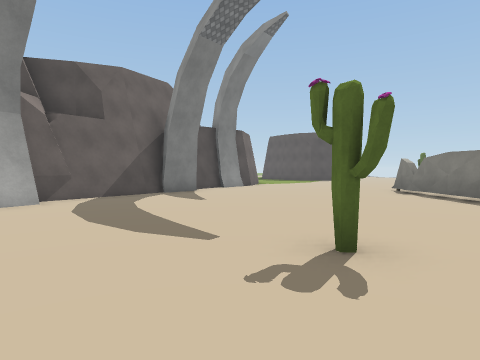
View 1 (above)

24 first-person views from a walk through a scene from a Unity 3-D project. The camera is 1.5 m above the floor, tilts 2° down and sees 75° across. The floor is counted in squares, 2 m on a side. Each view is taken from the middle of a square. On the plan, view 1 faces up. The plan holds only what a view shows up to about 10 squares ahead; the rest is blank. The place goes on beyond the plan. Some surface patterns are stand-ins.

View 2
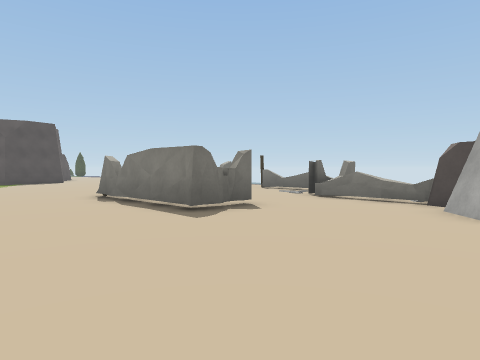

View 3
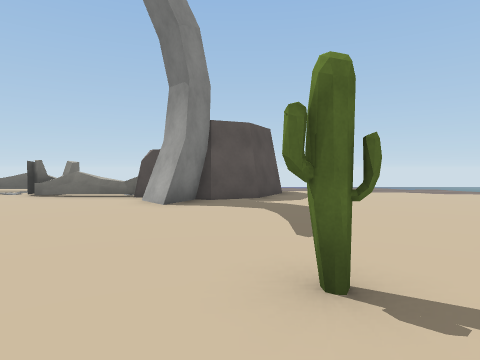

View 4
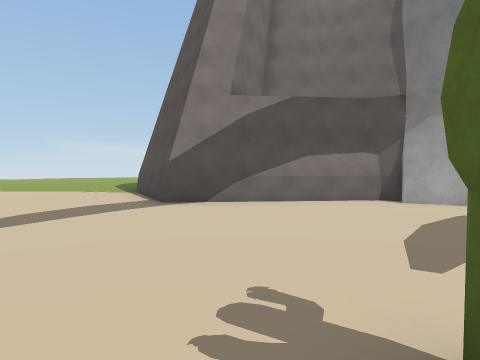

View 5
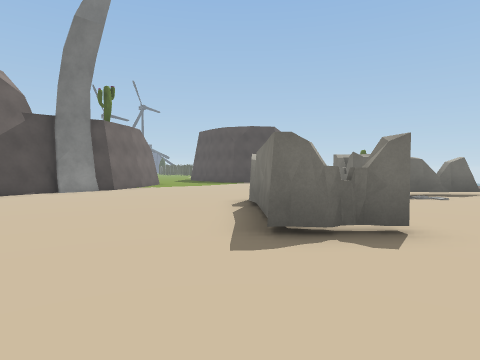

View 6
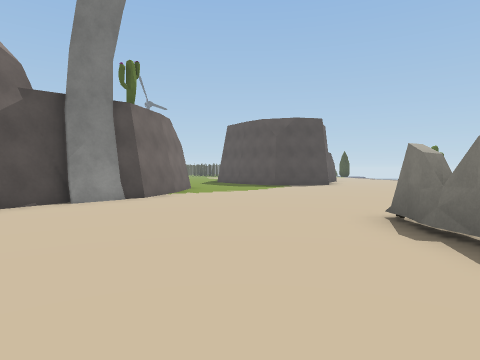

View 7
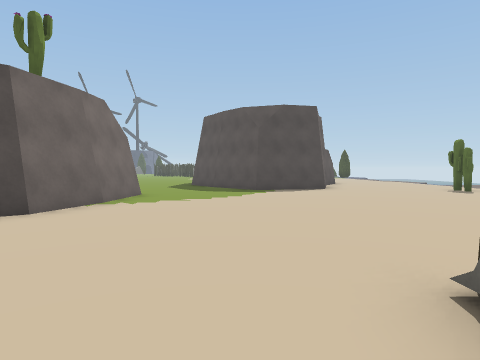

View 8
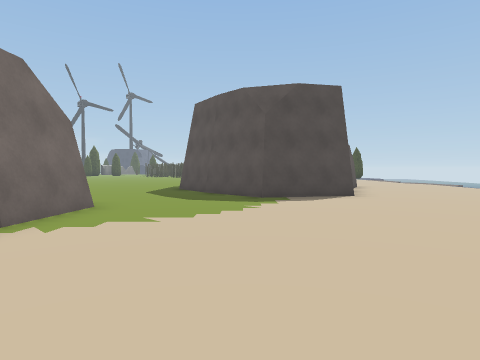

View 9
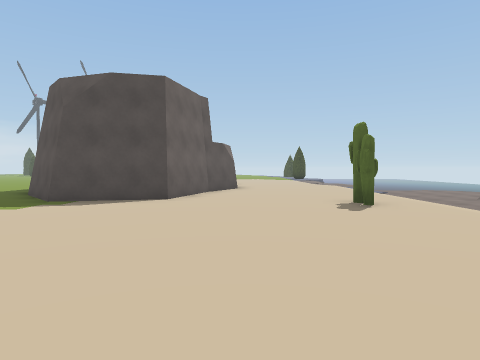

View 10
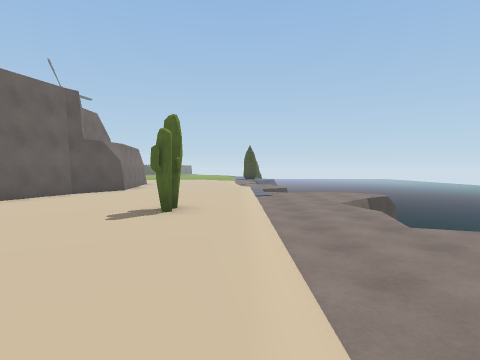

View 11
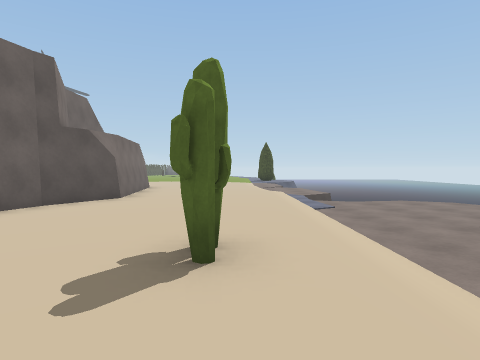

View 12
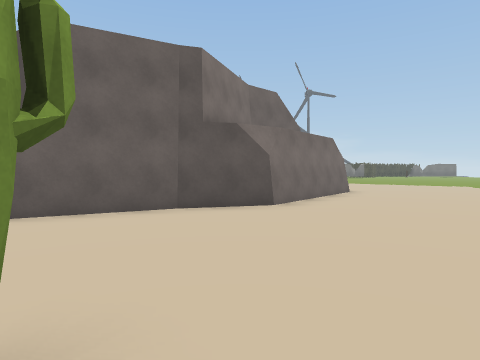

View 13
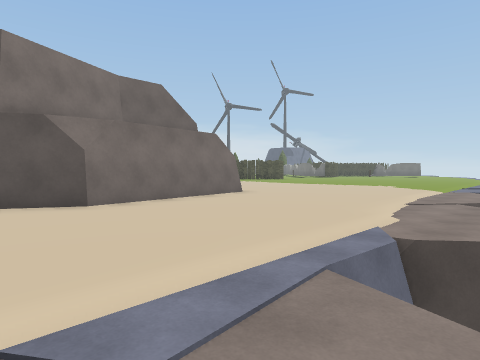

View 14
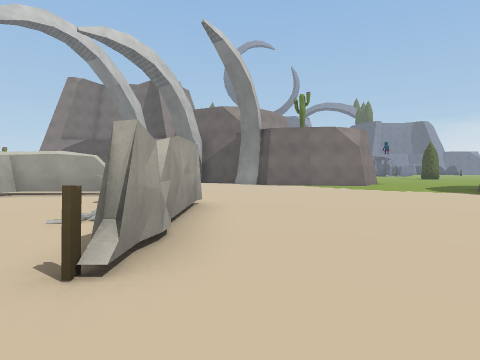

View 15
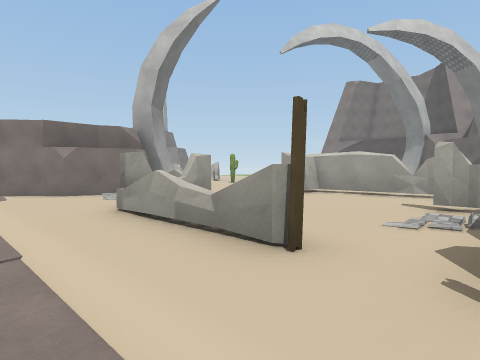

View 16
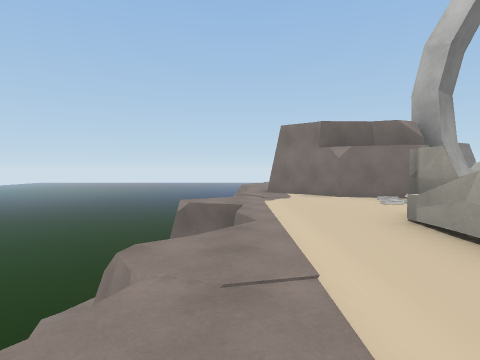

View 17
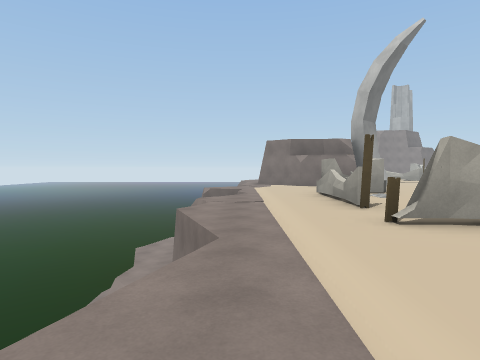

View 18
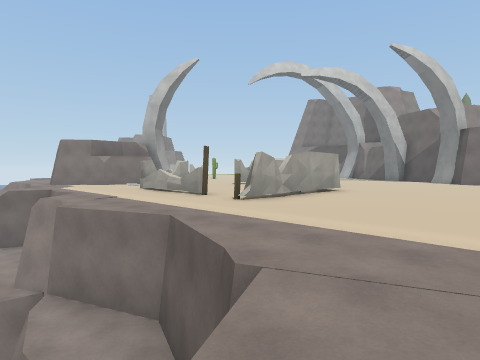

View 19
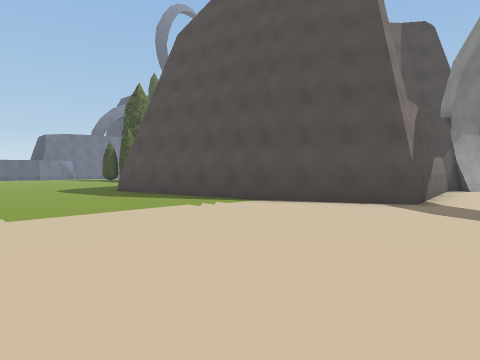

View 20
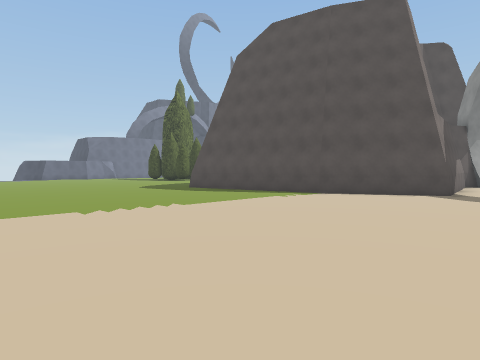

View 21
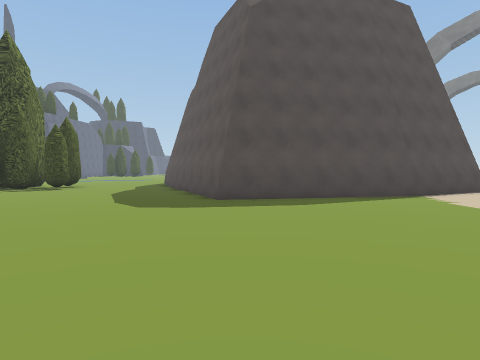

View 22
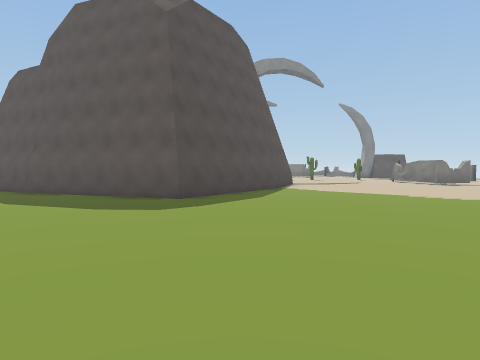

View 23
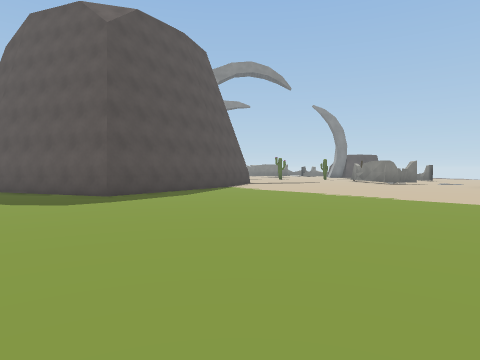

View 24
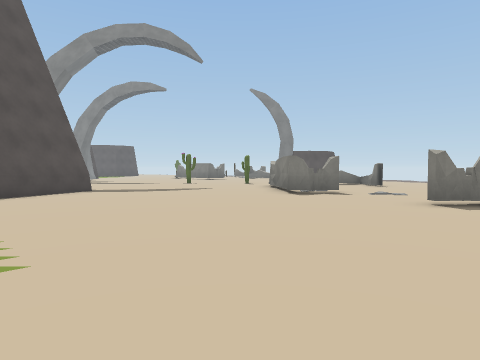

### Floor plan
Key: @ floor where view 1 was taken; # wall or solid block; . main floor; - floor 0.75 m lower than the main floor; v drop or lower ground; C cactus; O other object.
Columns run from 18 left of view 1 to 17 right of it. Each row starts with its distance up from view 1.
 29                           #......
 28                           #......
 27                           #......v
 26                           #.....v
 25                           #......vv-
 24                          ##.........
 23                          #.........v
 22                   ...##  #........v
 21                   ....####........
 20                   ............C...v
 19                    ...............v
 18                    #...............
 17                    #................
 16                   ##...............
 15                   #...............
 14                  ##..............v
 13                 ##...............vv
 12                 #.........#####..vv
 11                  .........#......vv
 10               ##........#.....O...v
  9               #.........#.....O..vvv
  8              ##.........#.....O...vv
  7              #..........#...OOO..vvv
  6             ##..............O...vvvv
  5             #...............O...vv v
  4             #...............O.....
  3   ##        #......C......####...v
  2   .#        #..............# ##.v
  1  ..##       #........C.....## ##
  0 ....#     ###.....@ ........##
 -1 ....## ####.......   .........
 -2 .....###........       .....
 -3 ................        ......
 -4 .................        .....
 -5 .................##       ....
 -6 ..................#         ..
 -7 ...................
 -8 ...................
 -9 ...................
-10  ................#.
-11  .....   .....

Positions as (right, up) in squares from view 1, and headings:
1: (0, 0), facing up
2: (2, 2), facing up-right
3: (1, 1), facing right
4: (2, 2), facing left
5: (5, 3), facing up
6: (3, 6), facing up
7: (4, 9), facing up
8: (4, 12), facing up
9: (9, 13), facing up
10: (13, 14), facing up
11: (12, 17), facing up
12: (13, 20), facing up-left
13: (15, 23), facing up-left
14: (14, 13), facing left
15: (14, 12), facing down-left
16: (14, 11), facing down
17: (14, 16), facing down
18: (17, 17), facing down-left
19: (-3, -7), facing up-left
20: (-3, -10), facing up-left
21: (-13, -10), facing up
22: (-18, -9), facing up-right
23: (-17, -11), facing up-right
24: (-9, -11), facing up-right
